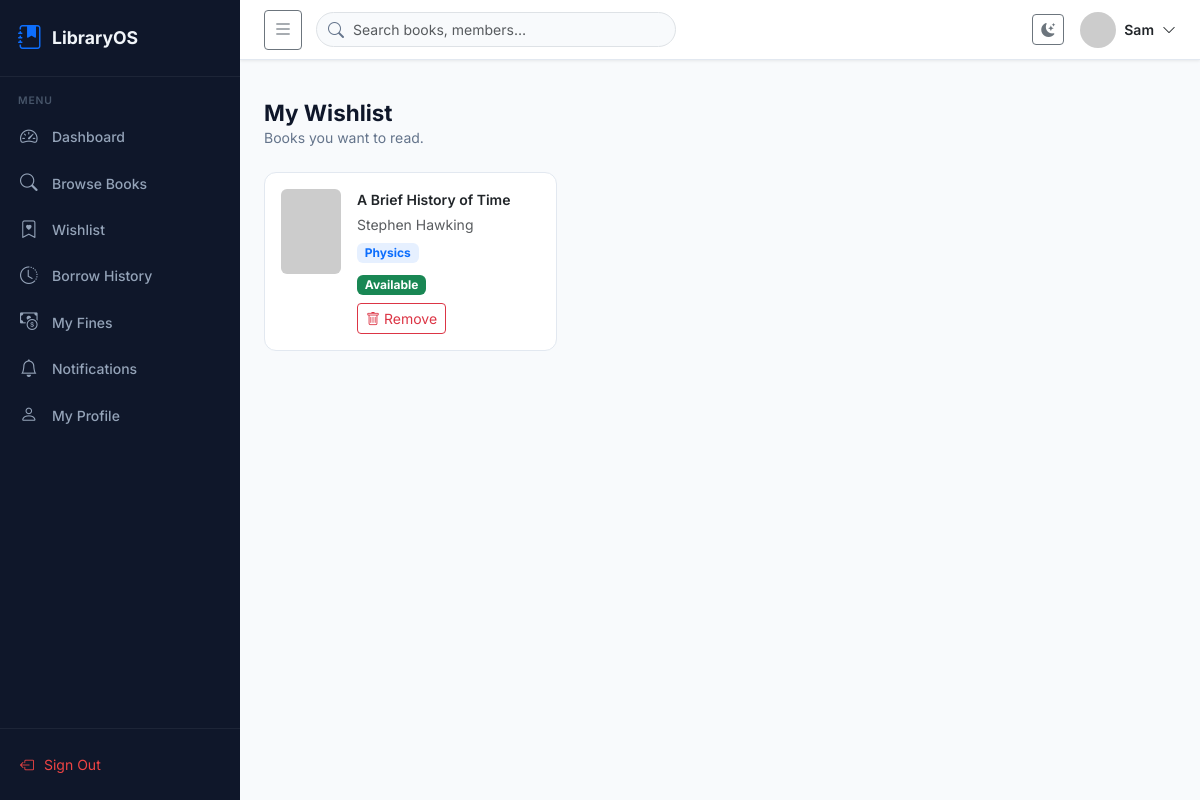
The page /student/wishlist (signed in) on the database its author committed.
### models/core.py (models this page shows, shortened)
class User(db.Model, UserMixin):
    __tablename__ = "users"
    id             = db.Column(db.Integer, primary_key=True)
    full_name      = db.Column(db.String(120), nullable=False)
    email          = db.Column(db.String(150), unique=True, nullable=False, index=True)
    password_hash  = db.Column(db.String(256), nullable=False)
    phone          = db.Column(db.String(15))
    avatar         = db.Column(db.String(255), default="default_avatar.png")
    role_id        = db.Column(db.Integer, db.ForeignKey("roles.id"), nullable=False)
    role           = db.relationship("Role", back_populates="users")
    student_id     = db.Column(db.String(50), unique=True, nullable=True)
    department     = db.Column(db.String(100))
    semester       = db.Column(db.Integer)
    is_active      = db.Column(db.Boolean, default=True, nullable=False)
    email_verified = db.Column(db.Boolean, default=False)
    reset_token        = db.Column(db.String(256), nullable=True)
    reset_token_expiry = db.Column(db.DateTime, nullable=True)
    created_at     = db.Column(db.DateTime, default=lambda: datetime.now(timezone.utc))
    updated_at     = db.Column(db.DateTime, default=lambda: datetime.now(timezone.utc),
                               onupdate=lambda: datetime.now(timezone.utc))
    borrow_records = db.relationship("BorrowRecord", back_populates="user",
                                     foreign_keys="BorrowRecord.user_id", lazy="dynamic")
    reservations   = db.relationship("Reservation", back_populates="user",
                                     foreign_keys="Reservation.user_id", lazy="dynamic")
    wishlist       = db.relationship("Wishlist", back_populates="user",
                                     foreign_keys="Wishlist.user_id", lazy="dynamic")
    notifications  = db.relationship("Notification", back_populates="user",
                                     foreign_keys="Notification.user_id", lazy="dynamic")
    fine_payments  = db.relationship("FinePayment", back_populates="user",
                                     foreign_keys="FinePayment.user_id", lazy="dynamic")
    activity_logs  = db.relationship("ActivityLog", back_populates="user",
                                     foreign_keys="ActivityLog.user_id", lazy="dynamic")
    @property
    def is_super_admin(self):
        return self.role.name == "super_admin"
    @property
    def is_librarian(self):
        return self.role.name == "librarian"
    @property
    def is_student(self):
        return self.role.name == "student"

class Wishlist(db.Model):
    __tablename__ = "wishlist"
    id       = db.Column(db.Integer, primary_key=True)
    user_id  = db.Column(db.Integer, db.ForeignKey("users.id"), nullable=False)
    book_id  = db.Column(db.Integer, db.ForeignKey("books.id"), nullable=False)
    added_at = db.Column(db.DateTime, default=lambda: datetime.now(timezone.utc))
    user     = db.relationship("User", back_populates="wishlist")
    book     = db.relationship("Book", back_populates="wishlist_entries")
    __table_args__ = (db.UniqueConstraint("user_id", "book_id", name="uq_user_book_wishlist"),)

class Book(db.Model):
    __tablename__ = "books"
    id               = db.Column(db.Integer, primary_key=True)
    title            = db.Column(db.String(255), nullable=False, index=True)
    isbn             = db.Column(db.String(20), unique=True, nullable=True)
    description      = db.Column(db.Text)
    cover_image      = db.Column(db.String(255), default="default_cover.png")
    qr_code          = db.Column(db.String(255))
    total_copies     = db.Column(db.Integer, default=1, nullable=False)
    available_copies = db.Column(db.Integer, default=1, nullable=False)
    publisher        = db.Column(db.String(150))
    published_year   = db.Column(db.Integer)
    language         = db.Column(db.String(50), default="English")
    pages            = db.Column(db.Integer)
    edition          = db.Column(db.String(50))
    location         = db.Column(db.String(100))
    category_id      = db.Column(db.Integer, db.ForeignKey("categories.id"), nullable=False)
    author_id        = db.Column(db.Integer, db.ForeignKey("authors.id"), nullable=False)
    category         = db.relationship("Category", back_populates="books")
    author           = db.relationship("Author", back_populates="books")
    borrow_records   = db.relationship("BorrowRecord", back_populates="book", lazy="dynamic")
    reservations     = db.relationship("Reservation", back_populates="book", lazy="dynamic")
    wishlist_entries = db.relationship("Wishlist", back_populates="book", lazy="dynamic")
    created_at       = db.Column(db.DateTime, default=lambda: datetime.now(timezone.utc))
    @property
    def is_available(self):
        return self.available_copies > 0

class Author(db.Model):
    __tablename__ = "authors"
    id    = db.Column(db.Integer, primary_key=True)
    name  = db.Column(db.String(150), nullable=False, index=True)
    bio   = db.Column(db.Text)
    books = db.relationship("Book", back_populates="author", lazy="dynamic")

class Category(db.Model):
    __tablename__ = "categories"
    id          = db.Column(db.Integer, primary_key=True)
    name        = db.Column(db.String(100), unique=True, nullable=False)
    description = db.Column(db.Text)
    icon        = db.Column(db.String(50), default="bi-book")
    books       = db.relationship("Book", back_populates="category", lazy="dynamic")

### routes/student.py (the view)
@student_bp.route("/wishlist")
@login_required
@student_required
def wishlist():
    entries = get_wishlist(current_user.id)
    return render_template("student/wishlist.html", entries=entries)

### app.py (called while the page is built)
def _configure_login_manager(app):
    login_manager.init_app(app)
    login_manager.login_view = "auth.login"
    login_manager.login_message = "Please log in to access this page."
    login_manager.login_message_category = "warning"
    @login_manager.user_loader
    def load_user(user_id):
        return db.session.get(User, int(user_id))

### routes/student.py (called while the page is built)
def student_required(f):
    from functools import wraps
    @wraps(f)
    def decorated(*args, **kwargs):
        if not current_user.is_authenticated or not current_user.is_student:
            abort(403)
        return f(*args, **kwargs)
    return decorated

### services/student_service.py (called while the page is built)
def get_wishlist(user_id: int):
    return Wishlist.query.filter_by(
        user_id=user_id
    ).order_by(Wishlist.added_at.desc()).all()

### templates/student/wishlist.html (shortened to what this page needs)
{% extends "shared/base.html" %}
{% block content %}
<div class="mb-4">
  <h1 class="page-title mb-0">My Wishlist</h1>
  <p class="page-subtitle">Books you want to read.</p>
</div>
{% if entries %}
<div class="row g-3">
  {% for entry in entries %}
  <div class="col-md-6 col-lg-4">
    <div class="card p-3 d-flex flex-row gap-3 align-items-start">
      <img
        src="{{ url_for('static', filename='uploads/' ~ entry.book.cover_image) }}"
        alt="cover" width="60" height="85"
        style="object-fit:cover;border-radius:6px;flex-shrink:0"
        onerror="this.src='https://placehold.co/60x85/4f46e5/fff?text=📖'" />
      <div class="flex-grow-1">
        <div class="fw-semibold small mb-1">
          {{ entry.book.title[:40] }}
        </div>
        <div class="small text-muted mb-1">
          {{ entry.book.author.name }}
        </div>
        <span class="badge bg-primary bg-opacity-10 text-primary
                     small mb-2">
          {{ entry.book.category.name }}
        </span>
        <div class="mb-2">
          {% if entry.book.is_available %}
            <span class="badge bg-success">Available</span>
          {% else %}
            <span class="badge bg-secondary">Unavailable</span>
          {% endif %}
        </div>
        <form method="POST"
              action="{{ url_for('student.wishlist_remove',
                                book_id=entry.book.id) }}">
          <button type="submit"
                  class="btn btn-sm btn-outline-danger">
            <i class="bi bi-trash me-1"></i>Remove
          </button>
        </form>
      </div>
    </div>
  </div>
  {% endfor %}
</div>
{% endif %}
{% endblock %}

### templates/shared/base.html (shortened to what this page needs)
<!DOCTYPE html>
<html lang="en" data-bs-theme="light">
<head>
  <link rel="stylesheet" href="https://cdn.jsdelivr.net/npm/bootstrap@5.3.3/dist/css/bootstrap.min.css" />
  <link rel="stylesheet" href="https://cdn.jsdelivr.net/npm/bootstrap-icons@1.11.3/font/bootstrap-icons.min.css" />
  <link rel="stylesheet" href="{{ url_for('static', filename='css/main.css') }}" />
</head>
<body>
{% if current_user.is_authenticated %}
<nav class="sidebar" id="sidebar">
  <div class="sidebar-brand">
    <i class="bi bi-journal-bookmark-fill text-primary fs-4"></i>
    <span class="brand-text">LibraryOS</span>
  </div>
  <div class="sidebar-section-label">MENU</div>
  <ul class="sidebar-nav">
    {% if current_user.is_super_admin %}
      {% include "shared/_sidebar_admin.html" %}
    {% elif current_user.is_librarian %}
      {% include "shared/_sidebar_librarian.html" %}
    {% else %}
      {% include "shared/_sidebar_student.html" %}
    {% endif %}
  </ul>
  <div class="sidebar-bottom">
    <a href="{{ url_for('auth.logout') }}" class="sidebar-logout">
      <i class="bi bi-box-arrow-left"></i> Sign Out
    </a>
  </div>
</nav>
<div class="main-content" id="mainContent">
  <header class="topbar">
    <button class="btn btn-sm btn-outline-secondary" id="sidebarToggle">
      <i class="bi bi-list fs-5"></i>
    </button>
    <div class="topbar-search">
      <i class="bi bi-search"></i>
      <input type="text" placeholder="Search books, members…" class="form-control" />
    </div>
    <div class="topbar-right ms-auto d-flex align-items-center gap-3">
      <button class="btn btn-sm btn-outline-secondary" id="themeToggle">
        <i class="bi bi-moon-stars-fill" id="themeIcon"></i>
      </button>
      <div class="dropdown">
        <button class="btn p-0 border-0 d-flex align-items-center gap-2" data-bs-toggle="dropdown">
          <img src="https://ui-avatars.com/api/?name={{ current_user.full_name|urlencode }}&background=4f46e5&color=fff&size=36"
               alt="avatar" class="avatar-sm rounded-circle" />
          <span class="d-none d-md-inline small fw-semibold">{{ current_user.full_name }}</span>
          <i class="bi bi-chevron-down small"></i>
        </button>
      </div>
    </div>
  </header>
  <div class="flash-container px-4 pt-3">
  </div>
  <main class="page-body px-4 pb-4">
    {% block content %}{% endblock %}
  </main>
</div>
{% endif %}
</body>
</html>

### static/css/main.css (style rules this page uses)
:root { --primary: #4f46e5; --sidebar-bg: #0f172a; --sidebar-text: #94a3b8; --sidebar-w: 240px; --sidebar-w-collapsed: 68px; --topbar-h: 60px; --body-bg: #f8fafc; --card-bg: #ffffff; --border: #e2e8f0; --text-primary: #0f172a; --text-muted: #64748b; --radius: 12px; --font: 'Inter', system-ui, sans-serif; }
body { font-family: var(--font); background: var(--body-bg); color: var(--text-primary); margin: 0; }
.sidebar { position: fixed; top: 0; left: 0; width: var(--sidebar-w); height: 100vh; background: var(--sidebar-bg); display: flex; flex-direction: column; z-index: 1000; overflow: hidden; transition: width .25s ease; }
.sidebar-brand { display: flex; align-items: center; gap: 10px; padding: 20px 18px; border-bottom: 1px solid rgba(255,255,255,.06); white-space: nowrap; }
.brand-text { font-size: 1.1rem; font-weight: 700; color: #f1f5f9; }
.sidebar-section-label { font-size: .65rem; font-weight: 600; letter-spacing: .08em; color: #475569; padding: 16px 18px 6px; white-space: nowrap; }
.sidebar-nav { list-style: none; padding: 0 10px; margin: 0; flex: 1; overflow-y: auto; }
.sidebar-bottom { padding: 16px 10px; border-top: 1px solid rgba(255,255,255,.06); }
.sidebar-logout { display: flex; align-items: center; gap: 10px; color: #ef4444; font-size: .875rem; padding: 9px 10px; border-radius: 8px; text-decoration: none; white-space: nowrap; }
.main-content { margin-left: var(--sidebar-w); min-height: 100vh; transition: margin-left .25s; }
.topbar { position: sticky; top: 0; height: var(--topbar-h); background: var(--card-bg); border-bottom: 1px solid var(--border); display: flex; align-items: center; gap: 14px; padding: 0 24px; z-index: 900; box-shadow: 0 1px 3px rgba(0,0,0,.08); }
.topbar-search { position: relative; flex: 1; max-width: 360px; }
.topbar-search i { position: absolute; left: 12px; top: 50%; transform: translateY(-50%); color: var(--text-muted); }
.topbar-search .form-control { padding-left: 36px; border-radius: 20px; background: var(--body-bg); color: var(--text-primary); font-size: .875rem; }
.page-body { padding-top: 24px; }
.page-title { font-size: 1.4rem; font-weight: 700; }
.page-subtitle { font-size: .875rem; color: var(--text-muted); }
.avatar-sm { width: 36px; height: 36px; object-fit: cover; }
.card { background: var(--card-bg); border: 1px solid var(--border); border-radius: var(--radius); }

### rows shown on the page
User: full_name "Sam"
Wishlist: book "A Brief History of Time", book.author.name "Stephen Hawking", book.category.name "Physics"
